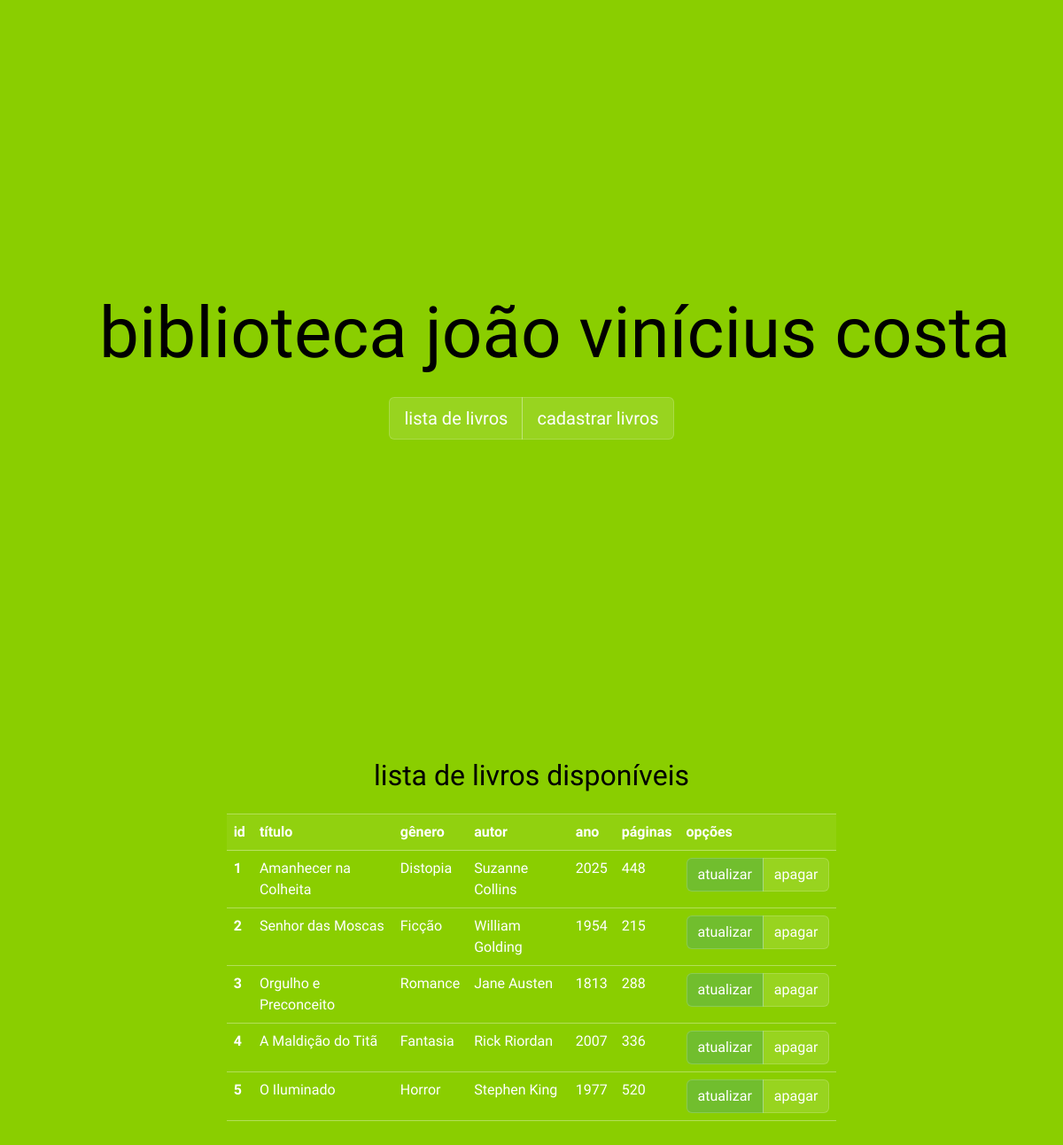
Before: /biblioteca_final/index.php with the older database file.
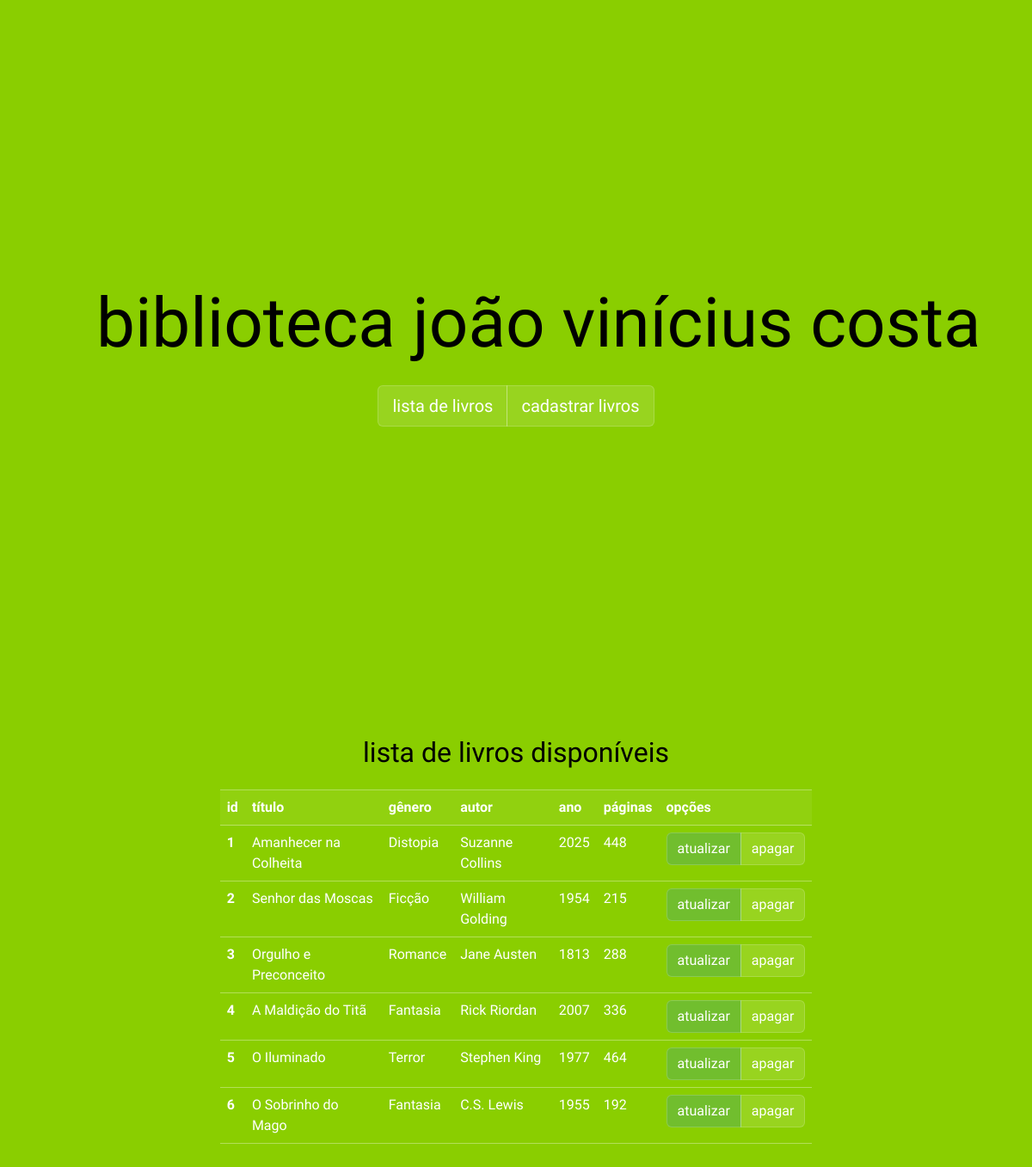
After: the same page with the newer database file.
### tables this page shows
CREATE TABLE `livros` (
  `id` int(11) NOT NULL,
  `autor` varchar(255) NOT NULL,
  `titulo` varchar(255) NOT NULL,
  `genero` varchar(255) NOT NULL,
  `ano` int(4) NOT NULL,
  `paginas` int(11) NOT NULL
);

### biblioteca_final/listar.php (the view)
<?php
require 'conexao.php';
?>
<h2 class="text-center my-4">lista de livros disponíveis</h2>
<div class="container">
    <table class="table">
        <thead>
            <tr>
                <th scope="col">id</th>
                <th scope="col">título</th>
                <th scope="col">gênero</th>
                <th scope="col">autor</th>
                <th scope="col">ano</th>
                <th scope="col">páginas</th>
                <th scope="col">opções</th>
            </tr>
        </thead>
        <tbody>
        <?php
            $sql = "SELECT * FROM livros";
            $stmt = $pdo->query($sql);
            while ($livro = $stmt->fetch(PDO::FETCH_ASSOC)) {
                echo "<tr>";
                echo "<th scope='row'>".$livro['id']."</th>";
                echo "<td>".$livro['titulo']."</td>";
                echo "<td>".$livro['genero']."</td>";
                echo "<td>".$livro['autor']."</td>";
                echo "<td>".$livro['ano']."</td>";
                echo "<td>".$livro['paginas']."</td>";
                echo "
                <td>
                    <div class='btn-group' role='group'>
                        <a href='form_atualizar.php?id=".$livro['id']."' class='btn btn-primary'>atualizar</a>
                        <a href='excluir.php?id=".$livro['id']."' class='btn btn-danger'>apagar</a>
                    </div>
                </td>
                ";
                echo "</tr>";
            }
        ?>
        </tbody>
    </table>
</div>

Changed rows visible on the page:
changed livros "O Iluminado": genero "Horror" → "Terror"; paginas "520" → "464"
added livros: id "6", titulo "O Sobrinho do Mago", genero "Fantasia", autor "C.S. Lewis", ano "1955", paginas "192"
